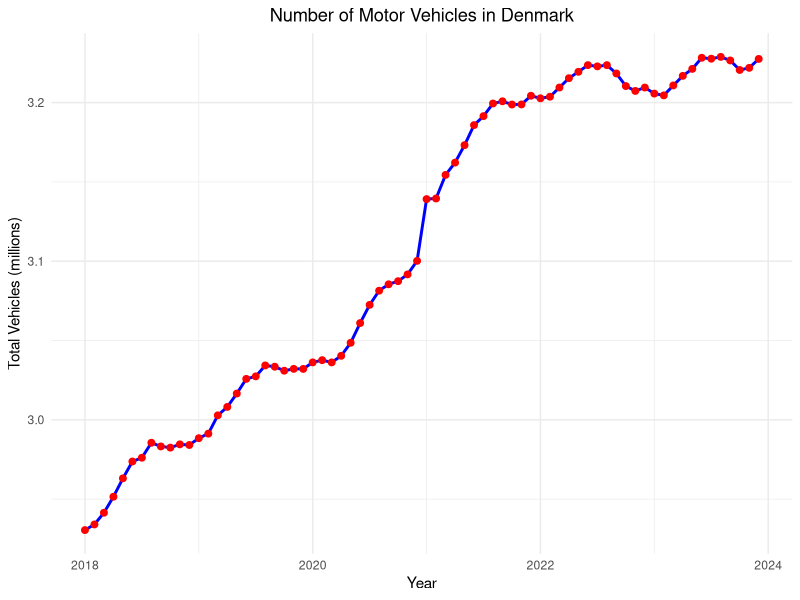

Here is the R script that generated this plot:

library(ggplot2)

# set your working directory
setwd("C:/Users/Zosia/Desktop/DTU/S2/Time-Series-Analysis/Projects/assignment-1")

D <- read.csv("DST_BIL54.csv")
D$time <- as.POSIXct(paste0(D$time, "-01"), format="%Y-%m-%d", tz="UTC")

# time variable
D$year <- 1900 + as.POSIXlt(D$time)$year + as.POSIXlt(D$time)$mon / 12

# training data
test_start <- as.POSIXct("2024-01-01", tz="UTC")
Dtrain <- D[D$time < test_start, ]
Dtrain$total <- as.numeric(Dtrain$total) / 1E6

plot_data <- ggplot(Dtrain, aes(x = year, y = total)) +
  geom_line(color = "blue", size = 1) +
  geom_point(color = "red", size = 2) +
  labs(title = "Number of Motor Vehicles in Denmark",
       x = "Year",
       y = "Total Vehicles (millions)") +
  theme_minimal() +
  theme(plot.title = element_text(hjust = 0.5))

ggsave("plot_data.png")
